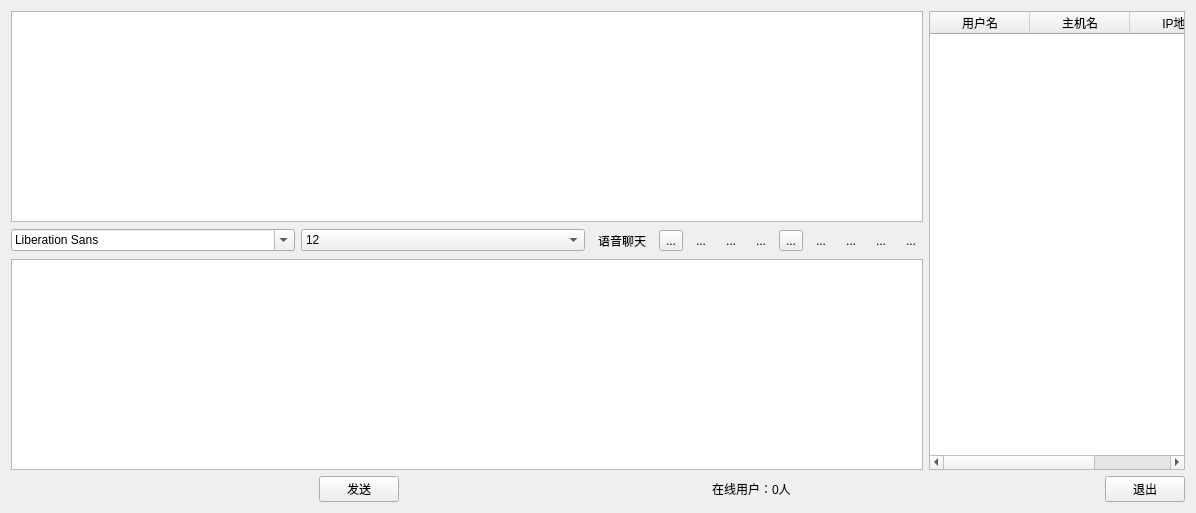
<?xml version="1.0" encoding="UTF-8"?>
<ui version="4.0">
 <class>chatRoom</class>
 <widget class="QWidget" name="chatRoom">
  <property name="enabled">
   <bool>true</bool>
  </property>
  <property name="geometry">
   <rect>
    <x>0</x>
    <y>0</y>
    <width>1196</width>
    <height>513</height>
   </rect>
  </property>
  <property name="maximumSize">
   <size>
    <width>1920</width>
    <height>900</height>
   </size>
  </property>
  <property name="windowTitle">
   <string>聊天室</string>
  </property>
  <property name="windowOpacity">
   <double>1.000000000000000</double>
  </property>
  <layout class="QGridLayout" name="gridLayout_2">
   <item row="0" column="0">
    <layout class="QGridLayout" name="gridLayout">
     <item row="1" column="0">
      <layout class="QHBoxLayout" name="horizontalLayout">
       <item>
        <spacer name="horizontalSpacer">
         <property name="orientation">
          <enum>Qt::Horizontal</enum>
         </property>
         <property name="sizeHint" stdset="0">
          <size>
           <width>108</width>
           <height>20</height>
          </size>
         </property>
        </spacer>
       </item>
       <item>
        <widget class="QPushButton" name="sendButton">
         <property name="text">
          <string>发送</string>
         </property>
        </widget>
       </item>
       <item>
        <spacer name="horizontalSpacer_2">
         <property name="orientation">
          <enum>Qt::Horizontal</enum>
         </property>
         <property name="sizeHint" stdset="0">
          <size>
           <width>178</width>
           <height>20</height>
          </size>
         </property>
        </spacer>
       </item>
       <item>
        <widget class="QLabel" name="userNumLabel">
         <property name="text">
          <string>在线用户：0人</string>
         </property>
        </widget>
       </item>
       <item>
        <spacer name="horizontalSpacer_3">
         <property name="orientation">
          <enum>Qt::Horizontal</enum>
         </property>
         <property name="sizeHint" stdset="0">
          <size>
           <width>248</width>
           <height>20</height>
          </size>
         </property>
        </spacer>
       </item>
       <item>
        <widget class="QPushButton" name="exitButton">
         <property name="text">
          <string>退出</string>
         </property>
        </widget>
       </item>
      </layout>
     </item>
     <item row="0" column="0">
      <layout class="QHBoxLayout" name="horizontalLayout_3" stretch="6,0">
       <item>
        <layout class="QVBoxLayout" name="verticalLayout" stretch="0,1,0">
         <item>
          <widget class="QTextBrowser" name="messageBrowser"/>
         </item>
         <item>
          <layout class="QHBoxLayout" name="horizontalLayout_2">
           <item>
            <widget class="QFontComboBox" name="fontComboBox"/>
           </item>
           <item>
            <widget class="QComboBox" name="SizeComboBox">
             <property name="currentIndex">
              <number>3</number>
             </property>
             <item>
              <property name="text">
               <string>9</string>
              </property>
             </item>
             <item>
              <property name="text">
               <string>10</string>
              </property>
             </item>
             <item>
              <property name="text">
               <string>11</string>
              </property>
             </item>
             <item>
              <property name="text">
               <string>12</string>
              </property>
             </item>
             <item>
              <property name="text">
               <string>13</string>
              </property>
             </item>
             <item>
              <property name="text">
               <string>14</string>
              </property>
             </item>
             <item>
              <property name="text">
               <string>15</string>
              </property>
             </item>
             <item>
              <property name="text">
               <string>16</string>
              </property>
             </item>
             <item>
              <property name="text">
               <string>17</string>
              </property>
             </item>
             <item>
              <property name="text">
               <string>18</string>
              </property>
             </item>
             <item>
              <property name="text">
               <string>19</string>
              </property>
             </item>
             <item>
              <property name="text">
               <string>20</string>
              </property>
             </item>
             <item>
              <property name="text">
               <string>21</string>
              </property>
             </item>
             <item>
              <property name="text">
               <string>22</string>
              </property>
             </item>
            </widget>
           </item>
           <item>
            <widget class="QToolButton" name="speechToolBtn">
             <property name="toolTip">
              <string>语音</string>
             </property>
             <property name="text">
              <string>语音聊天</string>
             </property>
             <property name="icon">
              <iconset resource="resource.qrc">
               <normaloff>:/image/speak.png</normaloff>:/image/speak.png</iconset>
             </property>
             <property name="autoRaise">
              <bool>true</bool>
             </property>
            </widget>
           </item>
           <item>
            <widget class="QToolButton" name="skinToolBtn">
             <property name="toolTip">
              <string>换肤</string>
             </property>
             <property name="toolTipDuration">
              <number>-1</number>
             </property>
             <property name="text">
              <string>...</string>
             </property>
             <property name="icon">
              <iconset resource="resource.qrc">
               <normaloff>:/image/skin.png</normaloff>:/image/skin.png</iconset>
             </property>
            </widget>
           </item>
           <item>
            <widget class="QToolButton" name="boldToolBtn">
             <property name="contextMenuPolicy">
              <enum>Qt::DefaultContextMenu</enum>
             </property>
             <property name="toolTip">
              <string>加粗</string>
             </property>
             <property name="text">
              <string>...</string>
             </property>
             <property name="icon">
              <iconset resource="resource.qrc">
               <normaloff>:/image/bold.png</normaloff>:/image/bold.png</iconset>
             </property>
             <property name="iconSize">
              <size>
               <width>22</width>
               <height>22</height>
              </size>
             </property>
             <property name="checkable">
              <bool>true</bool>
             </property>
             <property name="autoRaise">
              <bool>true</bool>
             </property>
            </widget>
           </item>
           <item>
            <widget class="QToolButton" name="italicToolBtn">
             <property name="toolTip">
              <string>倾斜</string>
             </property>
             <property name="text">
              <string>...</string>
             </property>
             <property name="icon">
              <iconset resource="resource.qrc">
               <normaloff>:/image/italic.png</normaloff>:/image/italic.png</iconset>
             </property>
             <property name="iconSize">
              <size>
               <width>22</width>
               <height>22</height>
              </size>
             </property>
             <property name="checkable">
              <bool>true</bool>
             </property>
             <property name="autoRaise">
              <bool>true</bool>
             </property>
            </widget>
           </item>
           <item>
            <widget class="QToolButton" name="underlineToolBtn">
             <property name="toolTip">
              <string>下划线</string>
             </property>
             <property name="text">
              <string>...</string>
             </property>
             <property name="icon">
              <iconset resource="resource.qrc">
               <normaloff>:/image/under.png</normaloff>:/image/under.png</iconset>
             </property>
             <property name="iconSize">
              <size>
               <width>22</width>
               <height>22</height>
              </size>
             </property>
             <property name="checkable">
              <bool>true</bool>
             </property>
             <property name="autoRaise">
              <bool>true</bool>
             </property>
            </widget>
           </item>
           <item>
            <widget class="QToolButton" name="colorToolBtn1">
             <property name="text">
              <string>...</string>
             </property>
             <property name="icon">
              <iconset resource="resource.qrc">
               <normaloff>:/image/color1.png</normaloff>:/image/color1.png</iconset>
             </property>
            </widget>
           </item>
           <item>
            <widget class="QToolButton" name="colorToolBtn">
             <property name="toolTip">
              <string>更改字体颜色</string>
             </property>
             <property name="text">
              <string>...</string>
             </property>
             <property name="icon">
              <iconset resource="resource.qrc">
               <normaloff>:/image/color.png</normaloff>:/image/color.png</iconset>
             </property>
             <property name="iconSize">
              <size>
               <width>22</width>
               <height>22</height>
              </size>
             </property>
             <property name="autoRaise">
              <bool>true</bool>
             </property>
            </widget>
           </item>
           <item>
            <widget class="QToolButton" name="sendToolBtn">
             <property name="toolTip">
              <string>传输文件</string>
             </property>
             <property name="text">
              <string>...</string>
             </property>
             <property name="icon">
              <iconset resource="resource.qrc">
               <normaloff>:/image/send.png</normaloff>:/image/send.png</iconset>
             </property>
             <property name="iconSize">
              <size>
               <width>22</width>
               <height>22</height>
              </size>
             </property>
             <property name="autoRaise">
              <bool>true</bool>
             </property>
            </widget>
           </item>
           <item>
            <widget class="QToolButton" name="saveToolBtn">
             <property name="toolTip">
              <string>保存聊天记录</string>
             </property>
             <property name="text">
              <string>...</string>
             </property>
             <property name="icon">
              <iconset resource="resource.qrc">
               <normaloff>:/image/save.png</normaloff>:/image/save.png</iconset>
             </property>
             <property name="iconSize">
              <size>
               <width>22</width>
               <height>22</height>
              </size>
             </property>
             <property name="autoRaise">
              <bool>true</bool>
             </property>
            </widget>
           </item>
           <item>
            <widget class="QToolButton" name="clearToolBtn">
             <property name="toolTip">
              <string>清空聊天记录</string>
             </property>
             <property name="text">
              <string>...</string>
             </property>
             <property name="icon">
              <iconset resource="resource.qrc">
               <normaloff>:/image/clear.png</normaloff>:/image/clear.png</iconset>
             </property>
             <property name="iconSize">
              <size>
               <width>22</width>
               <height>22</height>
              </size>
             </property>
             <property name="autoRaise">
              <bool>true</bool>
             </property>
            </widget>
           </item>
          </layout>
         </item>
         <item>
          <widget class="QTextEdit" name="messageTextEdit">
           <property name="enabled">
            <bool>true</bool>
           </property>
          </widget>
         </item>
        </layout>
       </item>
       <item>
        <widget class="QTableWidget" name="userTableWidget">
         <property name="selectionMode">
          <enum>QAbstractItemView::SingleSelection</enum>
         </property>
         <property name="selectionBehavior">
          <enum>QAbstractItemView::SelectRows</enum>
         </property>
         <property name="showGrid">
          <bool>false</bool>
         </property>
         <column>
          <property name="text">
           <string>用户名</string>
          </property>
         </column>
         <column>
          <property name="text">
           <string>主机名</string>
          </property>
         </column>
         <column>
          <property name="text">
           <string>IP地址</string>
          </property>
         </column>
        </widget>
       </item>
      </layout>
     </item>
    </layout>
   </item>
  </layout>
 </widget>
 <layoutdefault spacing="6" margin="11"/>
 <resources>
  <include location="resource.qrc"/>
 </resources>
 <connections/>
</ui>
